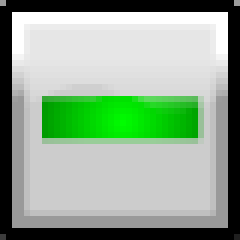
#> input picture bin/data/captaincreation/captaincreation_minus.bmp, 40 x 40 px, found by its file name (shown 6 times larger)
$ python create_minus_btn.py
#> lines starting #> are read from the running program, lines starting #| are printed output that depends on the picture
#!/usr/bin/env python3
"""Create minus button BMPs from the plus button BMPs by replacing the + with a - sign.
The minus bar should be horizontally centered in the button, matching the horizontal
bar of the plus sign."""
from PIL import Image, ImageDraw
import os

base_dir = '/Users/acoliver/projects/tlc/bin/data/captaincreation'

for suffix, out_name in [('captaincreation_plus.bmp', 'captaincreation_minus.bmp'),
                          ('captaincreation_plus_mouseover.bmp', 'captaincreation_minus_mouseover.bmp')]:
    src_path = os.path.join(base_dir, suffix)
    if not os.path.exists(src_path):
        print(f"Source not found: {src_path}")
        continue

    img = Image.open(src_path).copy()
    w, h = img.size

    # Sample the white interior background from a known white area
    white_bg = img.getpixel((w // 4, 4))

    # Wipe the entire interior (between the border) to background
    # Border is the 2-pixel black frame
    border = 2
    for y in range(border, h - border):
        for x in range(border, w - border):
            img.putpixel((x, y), white_bg)

    # Now draw the horizontal bar (minus sign) centered vertically
    # Use the bar color from the original plus button
    orig = Image.open(src_path)
    bar_color = orig.getpixel((w // 2, h // 2))  # center of plus = bar color

    # The horizontal bar in the plus was roughly from x=3 to x=33, height ~7px centered
    # Let's draw a centered horizontal bar
    bar_height = 7
    bar_margin_x = 3  # pixels from border
    bar_top = (h - bar_height) // 2
    bar_bottom = bar_top + bar_height
    bar_left = border + bar_margin_x
    bar_right = w - border - bar_margin_x

    for y in range(bar_top, bar_bottom):
        for x in range(bar_left, bar_right):
            img.putpixel((x, y), bar_color)

    out_path = os.path.join(base_dir, out_name)
    img.save(out_path)
    print(f"Saved: {out_path} ({w}x{h}, bar y={bar_top}-{bar_bottom})")

# Also create a disabled version (greyed out)
minus_path = os.path.join(base_dir, 'captaincreation_minus.bmp')
if os.path.exists(minus_path):
    img = Image.open(minus_path).copy()
#> img is the input picture: PIL image 40x40 RGB; mean R, G, B 145.3, 168.4, 145.3
    for y in range(img.height):
        for x in range(img.width):
            r, g, b = img.getpixel((x, y))[:3]
            gray = int(0.3 * r + 0.59 * g + 0.11 * b)
            gray = min(255, gray + 80)
            img.putpixel((x, y), (gray, gray, gray))
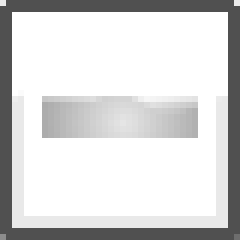
#> img: PIL image 40x40 RGB (shown 6 times larger); min 80, max 255, mean 214.1
    out_path = os.path.join(base_dir, 'captaincreation_minus_disabled.bmp')
    img.save(out_path)
    print(f"Saved disabled: {out_path}")

print("\nDone!")
